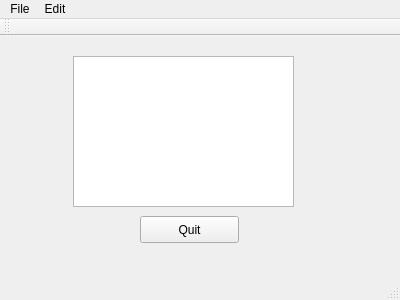
<?xml version="1.0" encoding="UTF-8"?>
<ui version="4.0">
 <class>Notepad2</class>
 <widget class="QMainWindow" name="Notepad2">
  <property name="geometry">
   <rect>
    <x>0</x>
    <y>0</y>
    <width>400</width>
    <height>300</height>
   </rect>
  </property>
  <property name="windowTitle">
   <string>Notepad2</string>
  </property>
  <widget class="QWidget" name="centralWidget">
   <widget class="QTextEdit" name="textEdit">
    <property name="geometry">
     <rect>
      <x>73</x>
      <y>20</y>
      <width>221</width>
      <height>151</height>
     </rect>
    </property>
   </widget>
   <widget class="QPushButton" name="quitButton">
    <property name="geometry">
     <rect>
      <x>140</x>
      <y>180</y>
      <width>99</width>
      <height>27</height>
     </rect>
    </property>
    <property name="text">
     <string>Quit</string>
    </property>
   </widget>
  </widget>
  <widget class="QMenuBar" name="menuBar">
   <property name="geometry">
    <rect>
     <x>0</x>
     <y>0</y>
     <width>400</width>
     <height>25</height>
    </rect>
   </property>
   <widget class="QMenu" name="menuFile">
    <property name="title">
     <string>File</string>
    </property>
    <addaction name="actionOpen"/>
    <addaction name="actionSave"/>
   </widget>
   <widget class="QMenu" name="menuEdit">
    <property name="title">
     <string>Edit</string>
    </property>
   </widget>
   <addaction name="menuFile"/>
   <addaction name="menuEdit"/>
  </widget>
  <widget class="QToolBar" name="mainToolBar">
   <attribute name="toolBarArea">
    <enum>TopToolBarArea</enum>
   </attribute>
   <attribute name="toolBarBreak">
    <bool>false</bool>
   </attribute>
  </widget>
  <widget class="QStatusBar" name="statusBar"/>
  <action name="actionOpen">
   <property name="text">
    <string>Open</string>
   </property>
  </action>
  <action name="actionSave">
   <property name="text">
    <string>Save</string>
   </property>
  </action>
 </widget>
 <layoutdefault spacing="6" margin="11"/>
 <resources/>
 <connections/>
</ui>
